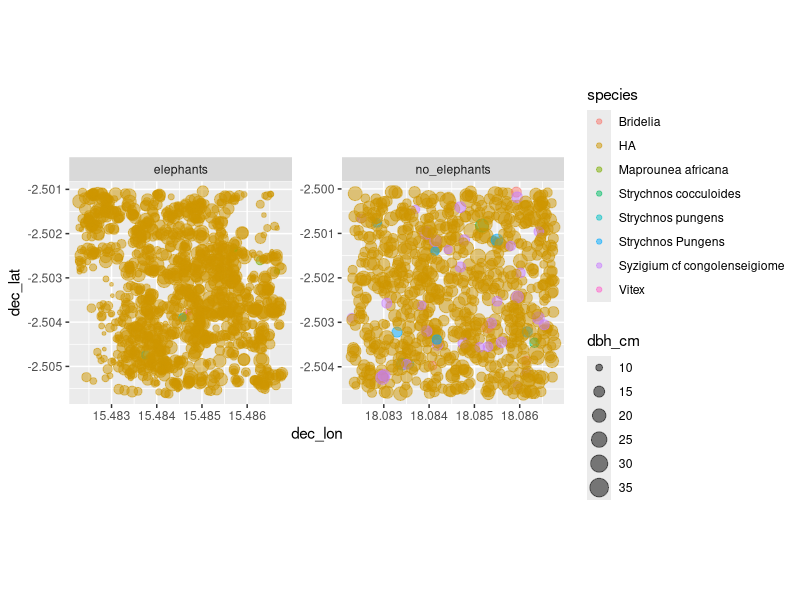
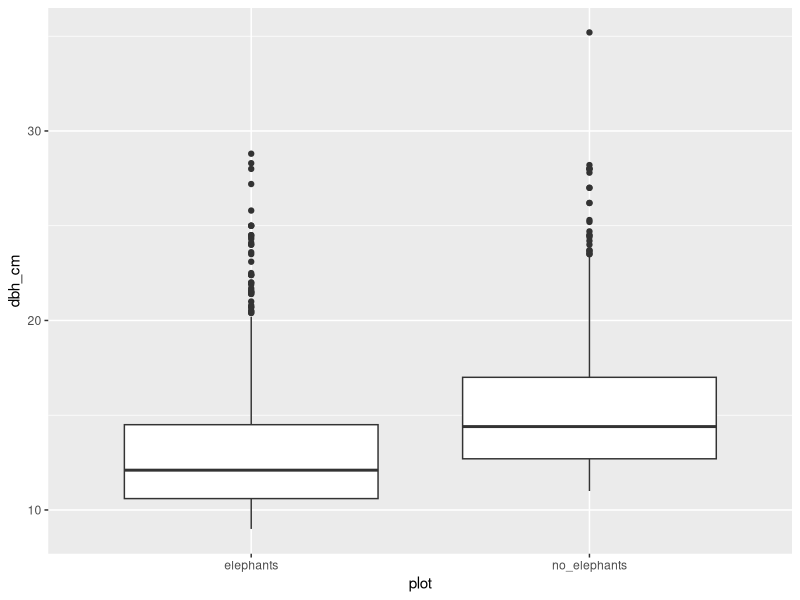
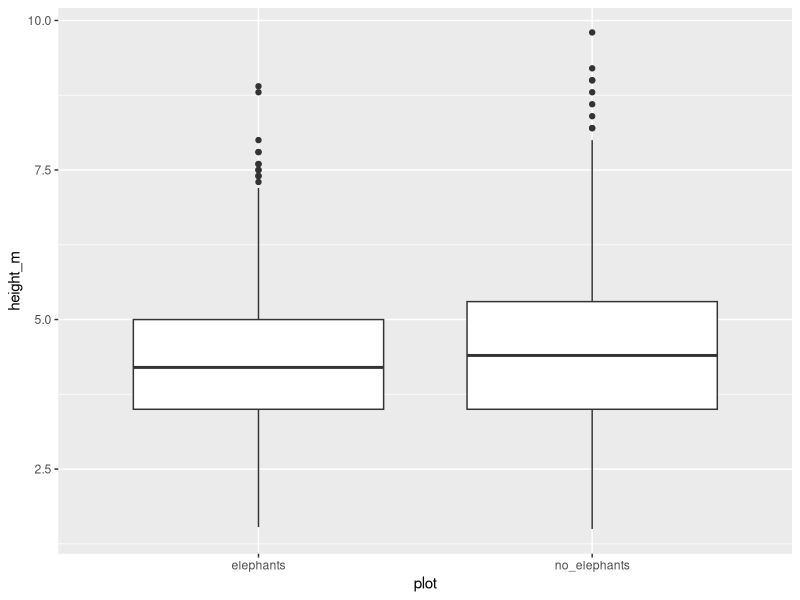
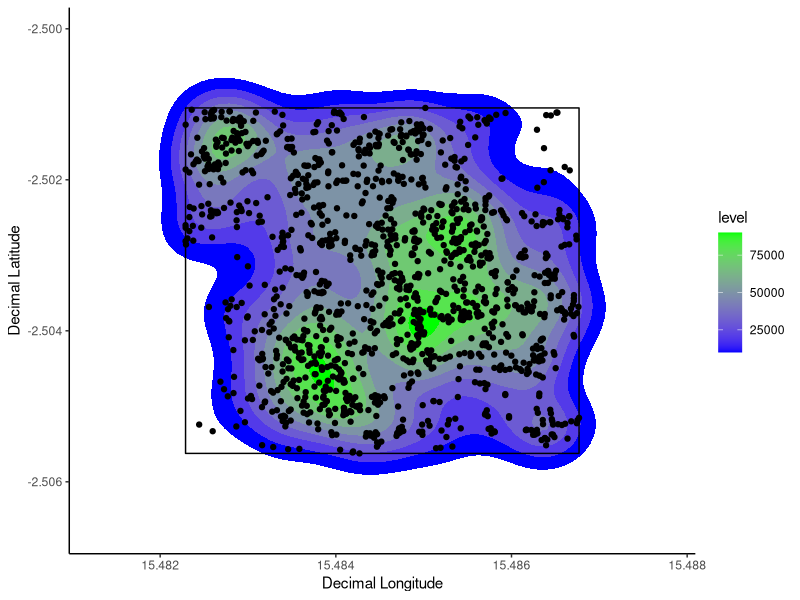
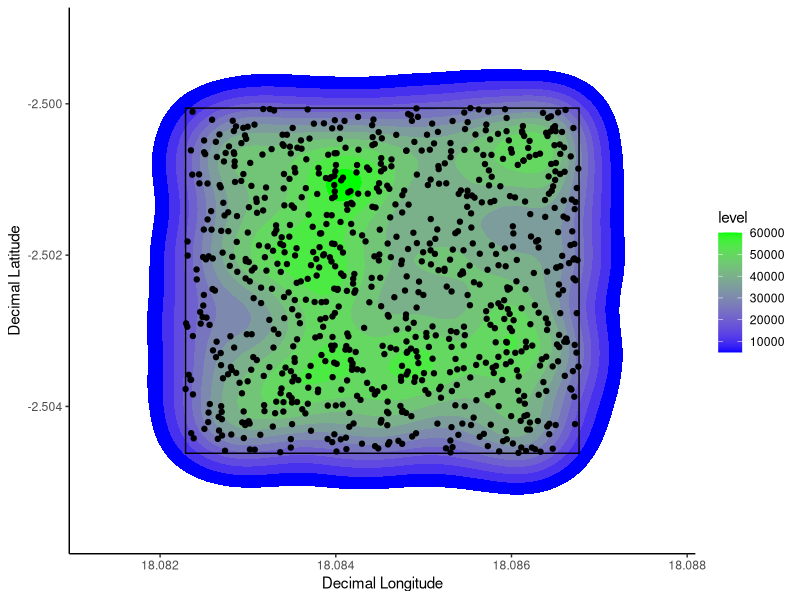

R code for these plots, in order:
# Packages ----
library(ggplot2)
library(dplyr)
library(readr)

# Set working directory ----
setwd("/Users/johngodlee/Downloads/congo_diam")

# Import data ----
# Tree locations and diameters
tree_loc_diam_1_2_summ <- read.csv("tree_loc_diam_1_2.csv")

# Plot bounding boxes
plot_bbox_1 <- read_csv("plot_bb_1.csv")
plot_bbox_2 <- read_csv("plot_bb_2.csv")

# Plot tree dbh as point size ----
ggplot(tree_loc_diam_1_2_summ, aes(x = dec_lon, 
																	 y = dec_lat, 
																	 size = dbh_cm, 
																	 colour = species)) + 
	geom_point(alpha = 0.5) + 
	theme(aspect.ratio = 1) +  # coord_map() doesn't work with facet_wrap()
	facet_wrap(~ plot, scales = "free") 

# Is there an effect of elephants on tree morphology? ----
# dbh boxplots
ggplot(tree_loc_diam_1_2_summ, aes(x = plot, y = dbh_cm)) + 
	geom_boxplot()

# height boxplots
ggplot(tree_loc_diam_1_2_summ, aes(x = plot, y = height_m)) + 
	geom_boxplot()

# Is there an effect of elephants on spatial clustering of trees? ----
# Split data frames
tree_loc_diam_1_summ <- tree_loc_diam_1_2_summ %>%
	filter(plot == "elephants")

tree_loc_diam_2_summ <- tree_loc_diam_1_2_summ %>%
	filter(plot == "no_elephants")

# Create heatmaps based on density of trees
elephant_plot <- ggplot(tree_loc_diam_1_summ, aes(x = dec_lon, y = dec_lat)) + 
	stat_density2d(aes(fill = ..level..), geom = "polygon") +
	scale_fill_gradient(low = "blue", high = "green") + 
	geom_polygon(data = plot_bbox_1, aes(x = dec_lon, y = dec_lat), fill = NA, colour = "black") + 
	geom_point() + 
	xlim(min(plot_bbox_1$dec_lon) - 0.001, max(plot_bbox_1$dec_lon) + 0.001) + 
	ylim(min(plot_bbox_1$dec_lat) - 0.001, max(plot_bbox_1$dec_lat) + 0.001) + 
	xlab("Decimal Longitude") +
	ylab("Decimal Latitude") +
	theme_classic() 

no_elephant_plot <- ggplot(tree_loc_diam_2_summ, aes(x = dec_lon, y = dec_lat)) + 
	stat_density2d(aes(fill = ..level..), geom = "polygon") +
	scale_fill_gradient(low = "blue", high = "green") + 
	geom_polygon(data = plot_bbox_2, aes(x = dec_lon, y = dec_lat), fill = NA, colour = "black") + 
	geom_point() + 
	xlim(min(plot_bbox_2$dec_lon) - 0.001, max(plot_bbox_2$dec_lon) + 0.001) + 
	ylim(min(plot_bbox_2$dec_lat) - 0.001, max(plot_bbox_2$dec_lat) + 0.001) + 
	xlab("Decimal Longitude") +
	ylab("Decimal Latitude") +
	theme_classic() 

ggsave(filename = "img/elephant_plot.png", plot = elephant_plot)
ggsave(filename = "img/no_elephant_plot.png", plot = no_elephant_plot)
